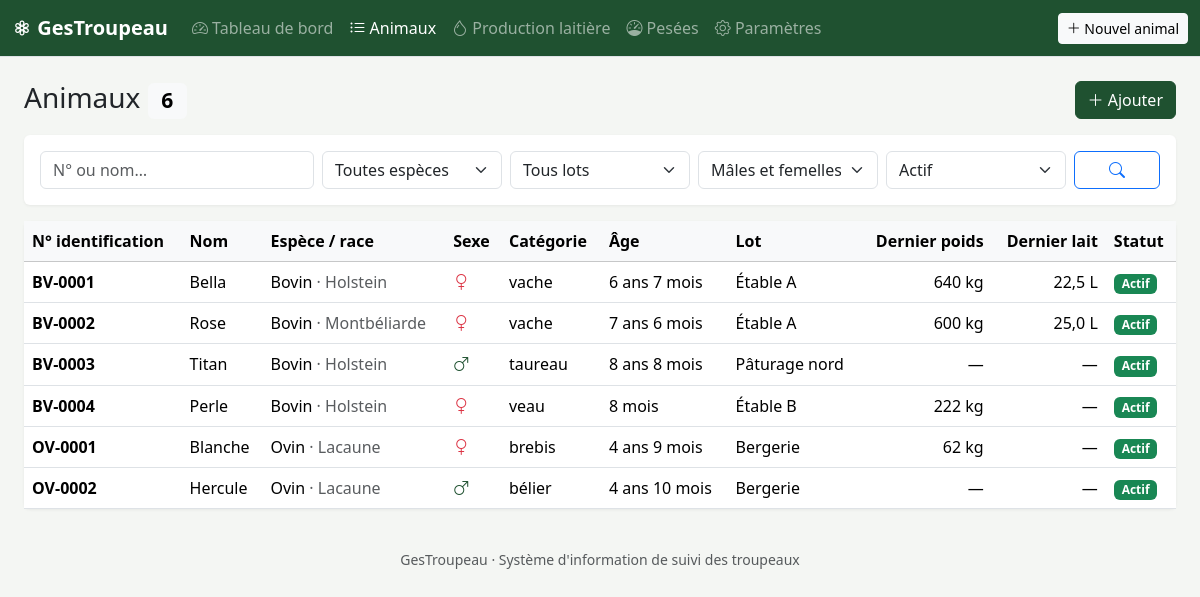
/animaux.php, run on the app's committed database.
### tables this page shows
CREATE TABLE animaux (
  id                    INT AUTO_INCREMENT PRIMARY KEY,
  numero_identification VARCHAR(30) NOT NULL UNIQUE COMMENT 'Boucle / puce / tatouage',
  nom                   VARCHAR(60) NULL,
  espece_id             INT NOT NULL,
  race_id               INT NULL,
  sexe                  ENUM('M','F') NOT NULL,
  categorie             VARCHAR(30) NULL COMMENT 'veau, génisse, vache, taureau, agneau, brebis…',
  robe                  VARCHAR(60) NULL,
  date_naissance        DATE NULL,
  poids_naissance       DECIMAL(6,2) NULL,
  mere_id               INT NULL,
  pere_id               INT NULL,
  origine               ENUM('naissance','achat') NOT NULL DEFAULT 'naissance',
  date_entree           DATE NULL,
  prix_achat            DECIMAL(10,2) NULL,
  lot_id                INT NULL,
  statut                ENUM('actif','vendu','mort','reforme') NOT NULL DEFAULT 'actif',
  date_sortie           DATE NULL,
  motif_sortie          VARCHAR(255) NULL,
  photo                 VARCHAR(255) NULL,
  observations          TEXT NULL,
  created_at            TIMESTAMP DEFAULT CURRENT_TIMESTAMP,
  updated_at            TIMESTAMP DEFAULT CURRENT_TIMESTAMP ON UPDATE CURRENT_TIMESTAMP,
  KEY idx_statut (statut),
  CONSTRAINT fk_animal_espece FOREIGN KEY (espece_id) REFERENCES especes(id),
  CONSTRAINT fk_animal_race   FOREIGN KEY (race_id)   REFERENCES races(id)   ON DELETE SET NULL,
  CONSTRAINT fk_animal_lot    FOREIGN KEY (lot_id)    REFERENCES lots(id)    ON DELETE SET NULL,
  CONSTRAINT fk_animal_mere   FOREIGN KEY (mere_id)   REFERENCES animaux(id) ON DELETE SET NULL,
  CONSTRAINT fk_animal_pere   FOREIGN KEY (pere_id)   REFERENCES animaux(id) ON DELETE SET NULL
);

CREATE TABLE especes (
  id              INT AUTO_INCREMENT PRIMARY KEY,
  nom             VARCHAR(50) NOT NULL UNIQUE,
  gestation_jours SMALLINT NOT NULL DEFAULT 283 COMMENT 'Durée moyenne de gestation, sert au calcul de la mise bas prévue'
);

CREATE TABLE races (
  id        INT AUTO_INCREMENT PRIMARY KEY,
  espece_id INT NOT NULL,
  nom       VARCHAR(60) NOT NULL,
  UNIQUE KEY uq_race (espece_id, nom),
  CONSTRAINT fk_race_espece FOREIGN KEY (espece_id) REFERENCES especes(id) ON DELETE CASCADE
);

CREATE TABLE lots (
  id          INT AUTO_INCREMENT PRIMARY KEY,
  nom         VARCHAR(60) NOT NULL UNIQUE,
  type        ENUM('batiment','paturage','lot') NOT NULL DEFAULT 'lot',
  description VARCHAR(255) NULL
);

### animaux.php (the view, shortened to what this page needs)
<?php
require 'includes/functions.php';
$f = [
    'q'       => trim($_GET['q'] ?? ''),
    'espece'  => (int)($_GET['espece'] ?? 0),
    'lot'     => (int)($_GET['lot'] ?? 0),
    'sexe'    => $_GET['sexe'] ?? '',
    'statut'  => $_GET['statut'] ?? 'actif',
];
$where = []; $params = [];
if (isset(STATUTS[$f['statut']])) { $where[] = 'a.statut = ?'; $params[] = $f['statut']; }
$sql = "SELECT a.*, e.nom espece, r.nom race, l.nom lot,
   (SELECT poids FROM pesees p WHERE p.animal_id=a.id ORDER BY date_pesee DESC LIMIT 1) dernier_poids,
   (SELECT quantite_totale FROM controles_laitiers c WHERE c.animal_id=a.id ORDER BY date_controle DESC LIMIT 1) dernier_lait
  FROM animaux a JOIN especes e ON e.id=a.espece_id
  LEFT JOIN races r ON r.id=a.race_id LEFT JOIN lots l ON l.id=a.lot_id"
  . ($where ? ' WHERE ' . implode(' AND ', $where) : '') . ' ORDER BY a.numero_identification';
$st = $pdo->prepare($sql); $st->execute($params);
$animaux = $st->fetchAll();
require 'includes/header.php';
?>
<div class="d-flex justify-content-between align-items-center mb-3">
  <h1 class="h3 mb-0">Animaux <span class="badge text-bg-light"><?= count($animaux) ?></span></h1>
  <a href="animal_form.php" class="btn btn-primary"><i class="bi bi-plus-lg"></i> Ajouter</a>
</div>
<form class="card p-3 mb-3">
  <div class="row g-2">
    <div class="col-md-3"><input name="q" class="form-control" placeholder="N° ou nom…" value="<?= e($f['q']) ?>"></div>
    <div class="col-6 col-md-2"><select name="espece" class="form-select"><option value="">Toutes espèces</option>
      <?php foreach (especes($pdo) as $x): ?><option value="<?= $x['id'] ?>" <?= $f['espece']==$x['id']?'selected':'' ?>><?= e($x['nom']) ?></option><?php endforeach; ?></select></div>
    <div class="col-6 col-md-2"><select name="lot" class="form-select"><option value="">Tous lots</option>
      <?php foreach (lots($pdo) as $x): ?><option value="<?= $x['id'] ?>" <?= $f['lot']==$x['id']?'selected':'' ?>><?= e($x['nom']) ?></option><?php endforeach; ?></select></div>
    <div class="col-6 col-md-2"><select name="sexe" class="form-select"><option value="">Mâles et femelles</option>
      <option value="F" <?= $f['sexe']==='F'?'selected':'' ?>>Femelles</option><option value="M" <?= $f['sexe']==='M'?'selected':'' ?>>Mâles</option></select></div>
    <div class="col-6 col-md-2"><select name="statut" class="form-select"><option value="tous">Tous statuts</option>
      <?php foreach (STATUTS as $k => [$l]): ?><option value="<?= $k ?>" <?= $f['statut']===$k?'selected':'' ?>><?= $l ?></option><?php endforeach; ?></select></div>
    <div class="col-md-1 d-grid"><button class="btn btn-outline-primary"><i class="bi bi-search"></i></button></div>
  </div>
</form>
<div class="card">
  <div class="table-responsive">
    <table class="table table-hover mb-0">
      <thead class="table-light"><tr><th>N° identification</th><th>Nom</th><th>Espèce / race</th><th>Sexe</th><th>Catégorie</th><th>Âge</th><th>Lot</th><th class="text-end">Dernier poids</th><th class="text-end">Dernier lait</th><th>Statut</th></tr></thead>
      <tbody>
      <?php foreach ($animaux as $a): ?>
        <tr onclick="location='animal.php?id=<?= $a['id'] ?>'" style="cursor:pointer">
          <td class="fw-semibold"><?= e($a['numero_identification']) ?></td>
          <td><?= e($a['nom']) ?></td>
          <td><?= e($a['espece']) ?> <span class="text-muted">· <?= e($a['race'] ?? '—') ?></span></td>
          <td><?= $a['sexe']==='F' ? '<i class="bi bi-gender-female text-danger"></i>' : '<i class="bi bi-gender-male text-primary"></i>' ?></td>
          <td><?= e($a['categorie']) ?></td>
          <td><?= age($a['date_naissance']) ?></td>
          <td><?= e($a['lot'] ?? '—') ?></td>
          <td class="text-end"><?= $a['dernier_poids'] ? nfr($a['dernier_poids'], 0) . ' kg' : '—' ?></td>
          <td class="text-end"><?= $a['dernier_lait'] ? nfr($a['dernier_lait']) . ' L' : '—' ?></td>
          <td><?= badge_statut($a['statut']) ?></td>
        </tr>
      <?php endforeach; if (!$animaux): ?><tr><td colspan="10" class="text-center text-muted py-4">Aucun animal trouvé.</td></tr><?php endif; ?>
      </tbody>
    </table>
  </div>
</div>
<?php require 'includes/footer.php';

### includes/header.php (shortened to what this page needs)
<?php $page = basename($_SERVER['PHP_SELF'], '.php'); ?>
<!doctype html>
<html lang="fr">
<head>
  <link href="https://cdn.jsdelivr.net/npm/bootstrap@5.3.3/dist/css/bootstrap.min.css" rel="stylesheet">
  <link href="https://cdn.jsdelivr.net/npm/bootstrap-icons@1.11.3/font/bootstrap-icons.min.css" rel="stylesheet">
  <link href="assets/style.css" rel="stylesheet">
</head>
<body>
<nav class="navbar navbar-expand-lg navbar-dark bg-success-subtle border-bottom no-print" style="background:#1f5130!important">
  <div class="container-fluid">
    <a class="navbar-brand fw-semibold" href="index.php"><i class="bi bi-flower3"></i> <?= APP_NAME ?></a>
    <div class="collapse navbar-collapse" id="nav">
      <ul class="navbar-nav me-auto">
        <li class="nav-item"><a class="nav-link <?= $page==='index'?'active':'' ?>" href="index.php"><i class="bi bi-speedometer2"></i> Tableau de bord</a></li>
        <li class="nav-item"><a class="nav-link <?= in_array($page,['animaux','animal','animal_form'])?'active':'' ?>" href="animaux.php"><i class="bi bi-list-ul"></i> Animaux</a></li>
        <li class="nav-item"><a class="nav-link <?= $page==='lait'?'active':'' ?>" href="lait.php"><i class="bi bi-droplet"></i> Production laitière</a></li>
        <li class="nav-item"><a class="nav-link <?= $page==='pesees'?'active':'' ?>" href="pesees.php"><i class="bi bi-speedometer"></i> Pesées</a></li>
        <li class="nav-item"><a class="nav-link <?= $page==='parametres'?'active':'' ?>" href="parametres.php"><i class="bi bi-gear"></i> Paramètres</a></li>
      </ul>
      <a href="animal_form.php" class="btn btn-light btn-sm"><i class="bi bi-plus-lg"></i> Nouvel animal</a>
    </div>
  </div>
</nav>
<main class="container-fluid py-4 px-lg-4">

### includes/functions.php (shortened to what this page needs)
<?php
function e($v): string { return htmlspecialchars((string)($v ?? ''), ENT_QUOTES, 'UTF-8'); }
function nfr($n, int $dec = 1): string { return $n === null || $n === '' ? '—' : number_format((float)$n, $dec, ',', ' '); }
function age(?string $naissance): string {
    $i = (new DateTime($naissance))->diff(new DateTime());
    if ($i->y > 0) return $i->y . ' an' . ($i->y > 1 ? 's' : '') . ($i->m ? ' ' . $i->m . ' mois' : '');
    if ($i->m > 0) return $i->m . ' mois';
    return $i->d . ' j';
}
function badge_statut(string $s): string {
    [$l, $c] = STATUTS[$s] ?? [$s, 'secondary'];
    return '<span class="badge text-bg-' . $c . '">' . $l . '</span>';
}

### includes/footer.php (shortened to what this page needs)
</main>
<footer class="text-center text-muted small py-3 no-print"><?= APP_NAME ?> · Système d'information de suivi des troupeaux</footer>
</body>
</html>

### assets/style.css (style rules this page uses)
:root { --bs-primary: #1f5130; --bs-primary-rgb: 31, 81, 48; }
body { background: #f4f6f3; }
.btn-primary { --bs-btn-bg: #1f5130; --bs-btn-border-color: #1f5130; --bs-btn-hover-bg: #173d24; --bs-btn-hover-border-color: #173d24; }
.card { border: 0; box-shadow: 0 1px 3px rgba(0,0,0,.06); }
.table td, .table th { vertical-align: middle; }

### data on the page
animaux: numero_identification "BV-0001", nom "Bella", espece.nom "Bovin", race.nom "Holstein", sexe "F" (drawn), categorie "vache", date_naissance "6 ans 7 mois", lot.nom "Étable A", dernier_poids "640", dernier_lait "22,5"
animaux: numero_identification "BV-0002", nom "Rose", espece.nom "Bovin", race.nom "Montbéliarde", sexe "F" (drawn), categorie "vache", date_naissance "7 ans 6 mois", lot.nom "Étable A", dernier_poids "600", dernier_lait "25,0"
animaux: numero_identification "BV-0003", nom "Titan", espece.nom "Bovin", race.nom "Holstein", sexe "M" (drawn), categorie "taureau", date_naissance "8 ans 8 mois", lot.nom "Pâturage nord"
animaux: numero_identification "BV-0004", nom "Perle", espece.nom "Bovin", race.nom "Holstein", sexe "F" (drawn), categorie "veau", date_naissance "8 mois", lot.nom "Étable B", dernier_poids "222"
animaux: numero_identification "OV-0001", nom "Blanche", espece.nom "Ovin", race.nom "Lacaune", sexe "F" (drawn), categorie "brebis", date_naissance "4 ans 9 mois", lot.nom "Bergerie", dernier_poids "62"
animaux: numero_identification "OV-0002", nom "Hercule", espece.nom "Ovin", race.nom "Lacaune", sexe "M" (drawn), categorie "bélier", date_naissance "4 ans 10 mois", lot.nom "Bergerie"

### other printed values
APP_NAME "GesTroupeau"
count($animaux) "6"
form field statut "Actif"
